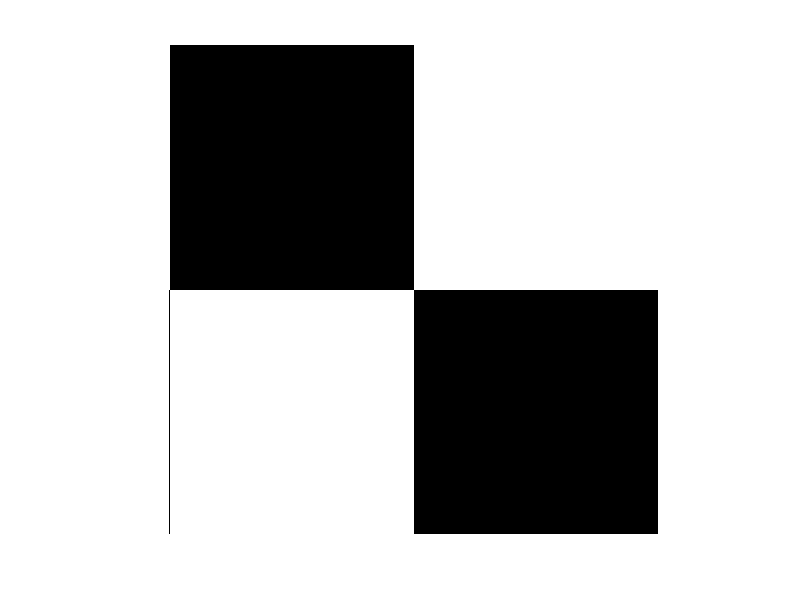

The MATLAB script that drew this image:
clear;

x1 = zeros(256,256);
imshow(x1);

rng(100);
x2 = x1;
x2(1:(256/2),1:(256/2)) = ...
    randi([0 1], 256/2, 256/2);


imshow(x2);


x = [zeros(256/2,256/2) ones(256/2, 256/2);
     ones(256/2,256/2) zeros(256/2, 256/2)
    ];


imshow(x);